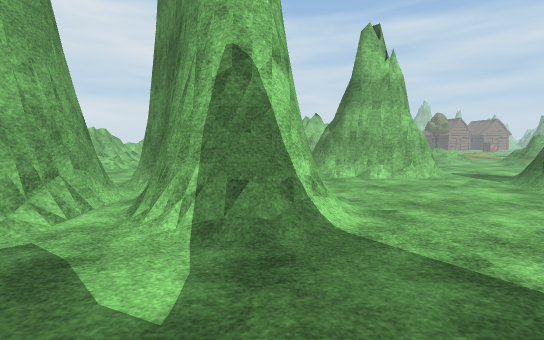
View 1 (above)

19 first-person views from a walk through a scene from a Unity 3-D project. The camera is 1.5 m above the floor, tilts 6° down and sees 90° across. The floor is counted in squares, 1 m on a side. Each view is taken from the middle of a square. On the plan, view 1 faces up. The plan holds only what a view shows up to about 14 squares ahead; the rest is blank. The place goes on beyond the plan. The player is left out. Some surface patterns are stand-ins.

View 2
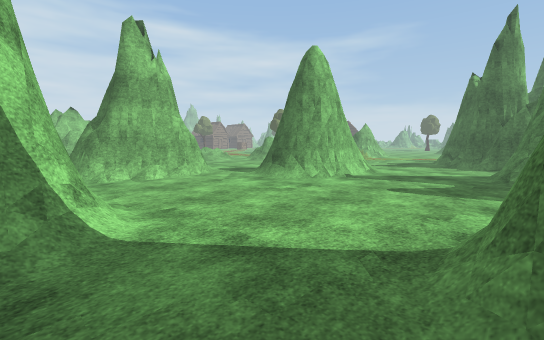

View 3
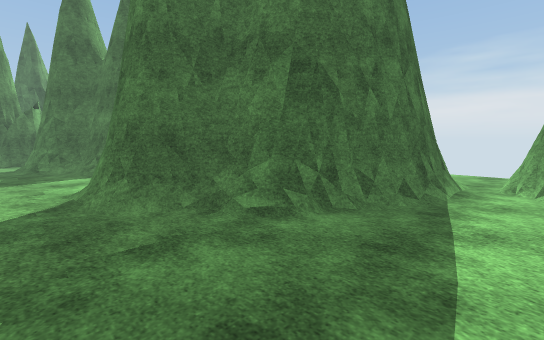

View 4
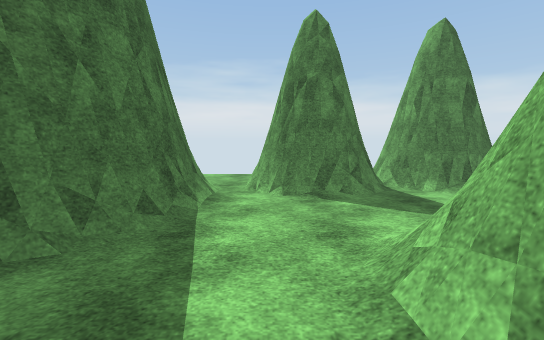

View 5
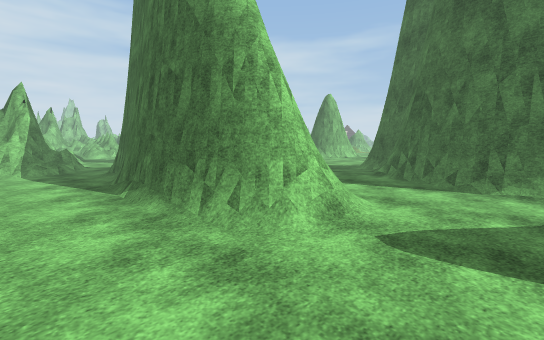

View 6
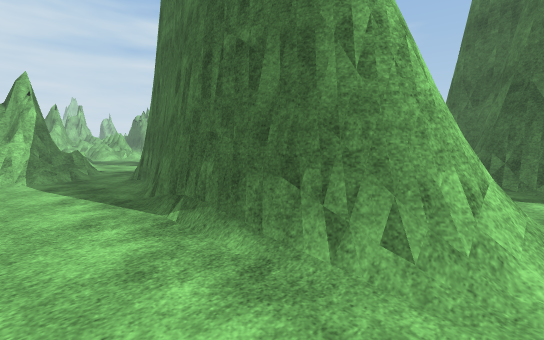

View 7
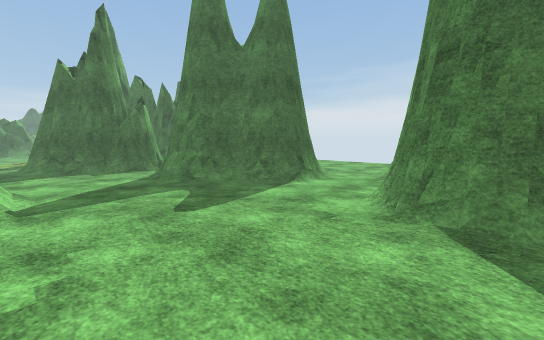

View 8
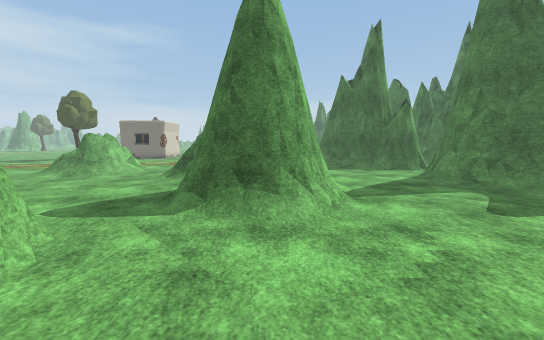

View 9
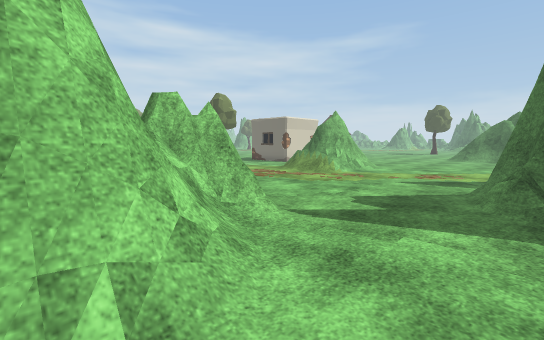

View 10
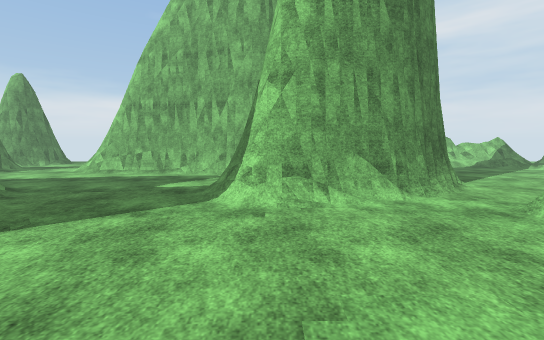

View 11
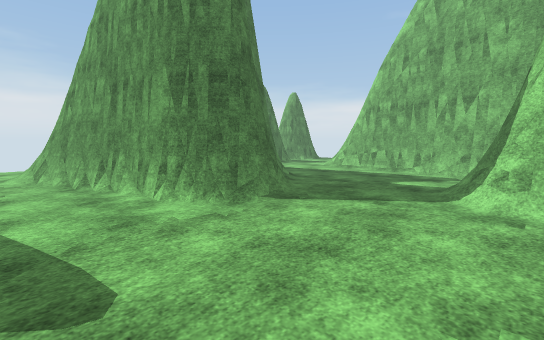

View 12
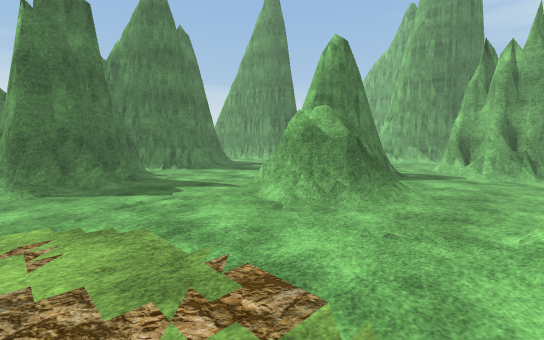

View 13
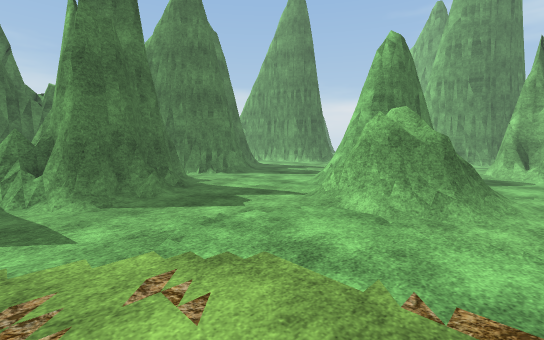

View 14
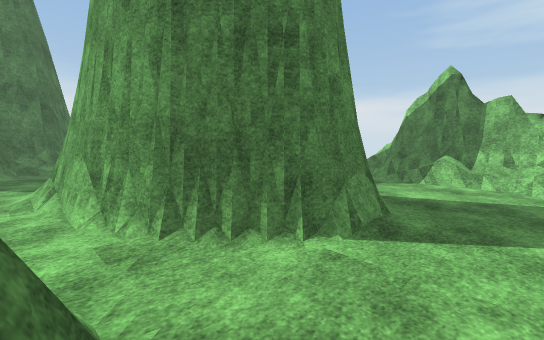

View 15
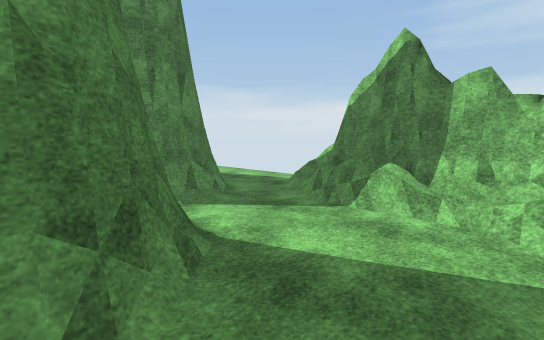

View 16
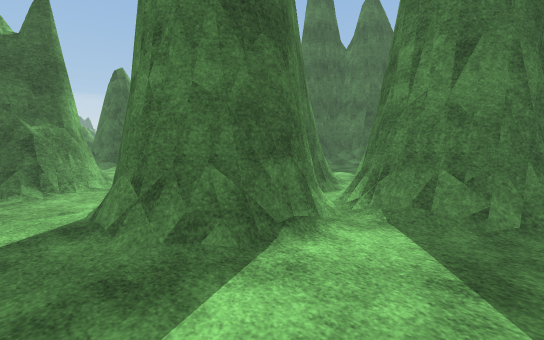

View 17
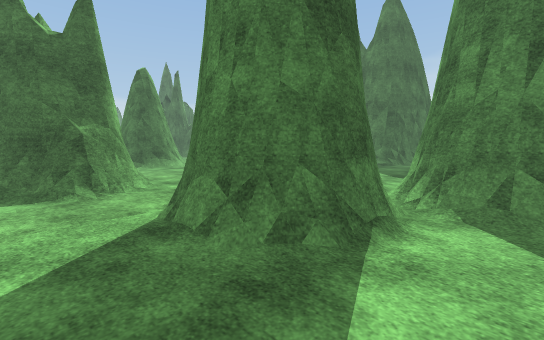

View 18
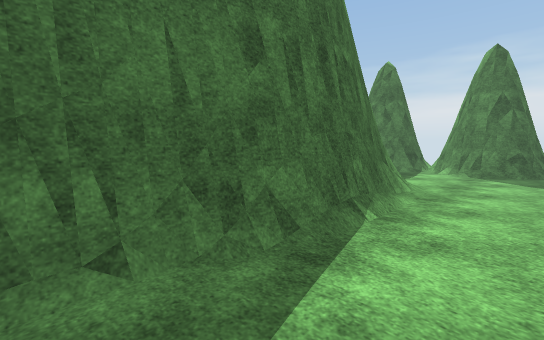

View 19
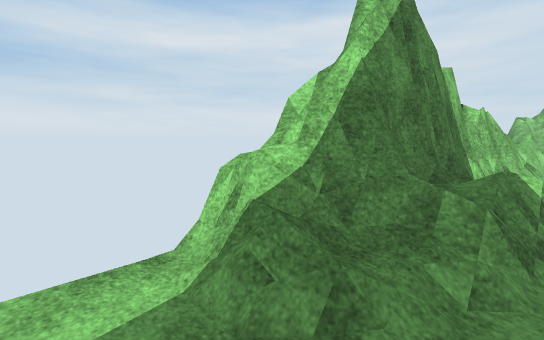

### Floor plan
Key: @ floor where view 1 was taken; # wall or solid block; . main floor; : floor 0.25 m higher than the main floor; / step, stairs or slope; = window, fence, low wall or low ledge; ^ raised ledge; T thing the floor can be seen under or through.
Columns run from 13 left of view 1 to 23 right of it. Each row starts with its distance up from view 1.
 15    #==..........##  #=.......://.. .
 14    #=..........##  ###.............
 13    #=.....==...##  ###............../
 12   ##=...=####..######...../#=/....../
 11 ####=...##  ##............/###/......
 10 #^#=#...##   #=.......#### ###/......
  9 ===:.....T   ##.......##   ###/......
  8  ....###TTT   #.......##  ###:.......
  7  ....## TTT   #.......#####=.........
  6  ....#  #TT####........=##=..........
  5  ....#  #T.###/..................=##.
  4  ...##  #...//..................=###=
  3  ...#   #......................######
  2  ...#  ##.....................=##
  1  ...#  ##.................###=##
  0  ...#  ##....@..###......#####=
 -1  ...#  #=......#####....###
 -2  ...####=....###   #...##
 -3  ...=###/....##    #...##
 -4  ....#=/....##     ##..##
 -5  ..........=#       #...
 -6  ..........##       #=..
 -7  ..........##       ##.
 -8  ..==.####.##        #.
 -9  ####=#  #==         =.
-10     ###  #=.
-11     ##    ..
-12           ..

Positions as (right, up) in squares from view 1, and headings:
1: (0, 0), facing up
2: (0, 0), facing up-right
3: (-4, 2), facing down-right
4: (-4, 0), facing down
5: (-12, -7), facing up-right
6: (-12, -4), facing up-right
7: (3, 6), facing down-right
8: (3, 8), facing right
9: (12, 4), facing up-right
10: (8, 6), facing left
11: (9, 6), facing down-left
12: (22, 15), facing down-left
13: (23, 13), facing down-left
14: (2, 15), facing down-left
15: (-3, 15), facing down-left
16: (-8, 14), facing down-right
17: (-7, 15), facing down-right
18: (-12, 6), facing down-right
19: (-9, 7), facing up-left
